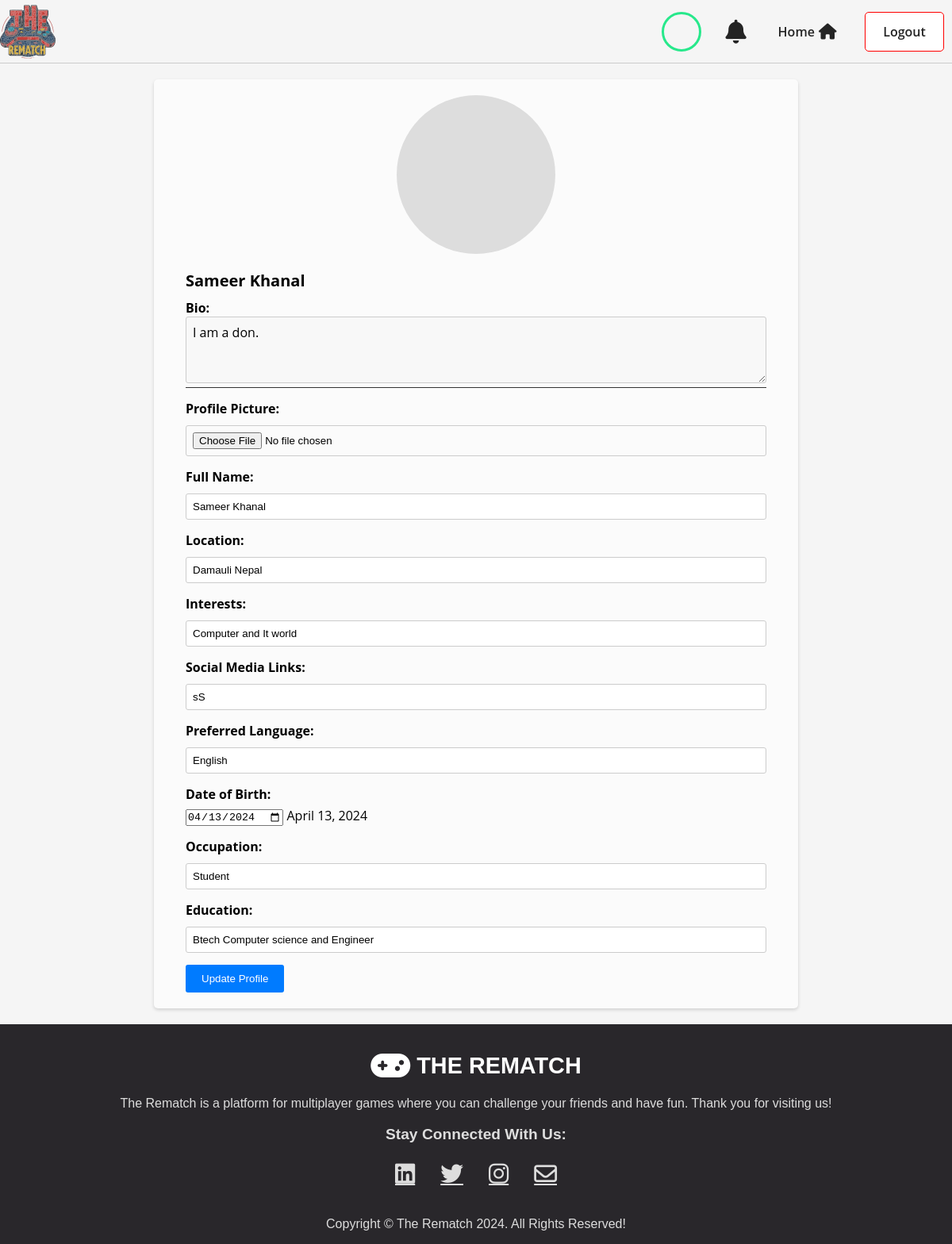
Screenshot of /profile (signed in) with the database file from the repository.
### user/models.py (models this page shows, shortened)
class Profile(models.Model):
    user = models.OneToOneField(User, on_delete=models.CASCADE)
    profile_picture = models.ImageField(upload_to='profile_pics/', blank=True, null=True)
    full_name = models.CharField(max_length=100, blank=True)
    bio = models.TextField(blank=True)
    location = models.CharField(max_length=100, blank=True)
    interests = models.CharField(max_length=255, blank=True)
    social_media_links = models.URLField(max_length=200, blank=True)
    preferred_language = models.CharField(max_length=50, blank=True)
    date_of_birth = models.DateField(blank=True, null=True)
    occupation = models.CharField(max_length=100, blank=True)
    education = models.CharField(max_length=100, blank=True)

### user/views.py (the view)
# urls.py: path('profile', views.PublicProfile, name='profile'),
@login_required(login_url='login')
def PublicProfile(request):
    user_profile, created = Profile.objects.get_or_create(user=request.user)
    return render(request, 'privateProfile.html', {'user_profile': user_profile, 'title': "Profile"})

### user/templates/privateProfile.html (shortened to what this page needs)
{% extends 'base.html' %}  {% block content %}
<div class="profile-container">
  <div class="profile-container-wrapper">
    <div class="profile-image-container">
      {% if user_profile.profile_picture %}
      <div
        class="profile-image"
        style="background-image: url('{{ user_profile.profile_picture.url }}');"
      ></div>
      {% else %}
      <div
        class="profile-image-default"
        style="background-image: url('/media/profile_pics/defaultProfilePicture.png');"
      ></div>
      {% endif %}
    </div>
    <div class="user-info">
      <h2>{{ user_profile.full_name }}</h2>
      <form
        method="post"
        enctype="multipart/form-data"
        action="{% url 'update_profile' %}"
      >
        <div class="bio">
          <strong>Bio:</strong>
          <textarea name="bio" id="bio" rows="3">
{{ user_profile.bio }}</textarea
          >
        </div>
        <div class="form-group">
          <label for="profile_picture">Profile Picture:</label>
          <input type="file" name="profile_picture" id="profile_picture" />
        </div>
        <div class="form-group">
          <label for="full_name">Full Name:</label>
          <input
            type="text"
            name="full_name"
            id="full_name"
            value="{{ user_profile.full_name }}"
          />
        </div>
        <div class="form-group">
          <label for="location">Location:</label>
          <input
            type="text"
            name="location"
            id="location"
            value="{{ user_profile.location }}"
          />
        </div>
        <div class="form-group">
          <label for="interests">Interests:</label>
          <input
            type="text"
            name="interests"
            id="interests"
            value="{{ user_profile.interests }}"
          />
        </div>
        <div class="form-group">
          <label for="social_media_links">Social Media Links:</label>
          <input
            type="text"
            name="social_media_links"
            id="social_media_links"
            value="{{ user_profile.social_media_links }}"
          />
        </div>
        <div class="form-group">
          <label for="preferred_language">Preferred Language:</label>
          <input
            type="text"
            name="preferred_language"
            id="preferred_language"
            value="{{ user_profile.preferred_language }}"
          />
        </div>
        <div class="form-group">
          <label for="date_of_birth">Date of Birth:</label>
          <input
            type="date"
            name="date_of_birth"
            id="date_of_birth"
            value="{% if user_profile.date_of_birth %}{{ user_profile.date_of_birth|date:'Y-m-d' }}{% endif %}"
          />
          <span class="ShowDate">{{ user_profile.date_of_birth }}</span>
        </div>
        <div class="form-group">
          <label for="occupation">Occupation:</label>
          <input
            type="text"
            name="occupation"
            id="occupation"
            value="{{ user_profile.occupation }}"
          />
        </div>
        <div class="form-group">
          <label for="education">Education:</label>
          <input
            type="text"
            name="education"
            id="education"
            value="{{ user_profile.education }}"
          />
        </div>
        <button type="submit">Update Profile</button>
      </form>
    </div>
  </div>
</div>
{% endblock %}

### templates/navbar.html (shortened to what this page needs)
{% load static %}
<link rel="stylesheet" href="https://cdnjs.cloudflare.com/ajax/libs/font-awesome/6.5.2/css/all.min.css"
 />
<div class="navbar">
  <span class="logo">
    <img src="{% static 'images/logo.svg' %}" alt="My image" height="70px" width="70px" />
  </span>
  <div class="nav-links">
    {% if user.is_authenticated %}
    <a class="userProfileBtn" href="/profile">
      {% if user_profile.profile_picture %}
      <div class="user-image-top" style="background-image: url('{{ user_profile.profile_picture.url }}');"></div>
      {% else %}
      <div class="user-image-default-top"
        style="background-image: url('/media/profile_pics/defaultProfilePicture.png');"></div>
      {% endif %}
    </a>
    <div class="nav-button notification-btn" id="notification-btn"><i class="fa-solid fa-bell"></i></div>
    <a class="nav-button home-btn" href="/">Home<i class="fa fa-home" aria-hidden="true"></i></a>
    <a class="nav-button logout-btn" href="/logout">Logout</a>
    {%else %}
    <a class="nav-button home-btn" href="/">Home<i class="fa fa-home" aria-hidden="true"></i></a>
    <a class="nav-button login-btn" href="/login">Login</a>
    <a class="nav-button register-btn" href="/register">Register</a>
    {%endif %}
  </div>
</div>

### user/templates/privateProfile.html (style rules this page uses)
* { margin: 0; padding: 0; box-sizing: border-box; }
body { font-family: "Open Sans", sans-serif; min-height: 100vh; display: flex; flex-direction: column; align-items: center; justify-content: space-between; background-color: #f5f5f5; }
.profile-container { width: 100%; display: flex; justify-content: center; padding: 20px; }
.profile-container-wrapper { width: 70%; background-color: rgb(251, 251, 251); display: flex; flex-direction: column; align-items: center; justify-content: center; padding: 20px 40px; box-shadow: 0 2px 4px rgba(0, 0, 0, 0.15); border-radius: 5px; position: relative; }
.profile-image-container { width: 200px; height: 200px; border-radius: 50%; overflow: hidden; background-color: #ddd; margin-bottom: 20px; }
.profile-image { height: 100%; width: 100%; background-size: cover; background-position: center; background-repeat: no-repeat; }
.user-info { display: flex; flex-direction: column; width: 100%; }
.user-info h2 { margin-bottom: 10px; font-size: 20px; text-transform: capitalize; }
.bio { margin-bottom: 15px; border-bottom: 1px solid #343434; }
.bio strong { font-weight: bold; }
.bio textarea { width: 100%; border: 1px solid #ccc; padding: 0.5rem; font-family: inherit; font-size: 1rem; resize: vertical; background-color: #f8f8f8; border-radius: 3px; }
form { width: 100%; }
.form-group { margin-bottom: 15px; }
label { font-weight: bold; margin-bottom: 5px; display: block; }
input[type="text"], input[type="file"] { width: 100%; padding: 8px; border: 1px solid #ccc; border-radius: 3px; box-sizing: border-box; margin-top: 5px; }
button[type="submit"] { background-color: #007bff; color: #fff; border: none; padding: 10px 20px; border-radius: 3px; cursor: pointer; }

### templates/navbar.html (style rules this page uses)
.navbar { display: flex; width: 100%; height: 80px; justify-content: space-between; align-items: center; border-bottom: 1px solid #ccc; ; }
.logo { width: 70px; height: 70px; display: flex; align-items: center; justify-content: center; ; }
.nav-links { display: flex; align-items: center; position: relative; }
.nav-button { text-decoration: none; color: rgb(36, 36, 36); margin: 0 10px; font-weight: 600; display: flex; align-items: center; justify-content: center; width: 100px; height: 50px; cursor: pointer; transition: all .2s; border: 1.5px solid transparent; border-radius: 5px; }
.fa-home { font-size: 20px; padding: 5px; }
.logout-btn { background-color: white; border: 1.5px solid red; }
.userProfileBtn { text-decoration: none; color: rgb(36, 36, 36); margin: 0 10px; font-weight: 600; display: flex; flex-direction: column; align-items: center; justify-content: center; cursor: pointer; transition: all .2s; border: 1.5px solid transparent; border-radius: 5px; position: relative; }
.user-image-top, .user-image-default-top { padding: 2px; width: 50px; height: 50px; background-position: center; background-repeat: no-repeat; background-size: contain; border-radius: 50% 50%; border: 3px solid rgb(39, 232, 139); }
.notification-btn { width: 45px; font-size: 30px; color: rgb(36, 36, 36); position: relative; }

### rows the page displays
Profile: full_name "Sameer Khanal", bio "I am a don.", location "Damauli Nepal", interests "Computer and It world", social_media_links "sS", preferred_language "English", date_of_birth "04/13/2024", date_of_birth "April 13, 2024", occupation "Student", education "Btech Computer science and Engineer"
